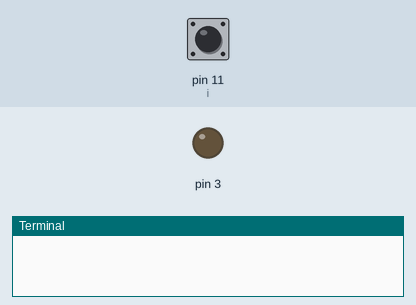
Simulated run of this program. Board: Raspberry Pi (header pin numbers). Parts: output pins drawn as LEDs (lit = HIGH), the last lines printed to the terminal. Dashed ring = blinking. The inputs (shaded band) are chosen by the test bench; at power-on: pin 11 (i) HIGH. Web requests get an empty 200 reply after 0.4 s.

Above: at 1.2 s.
1.3 s: pin 11 (i) pulled LOW for 1 s
At 1.75 s:
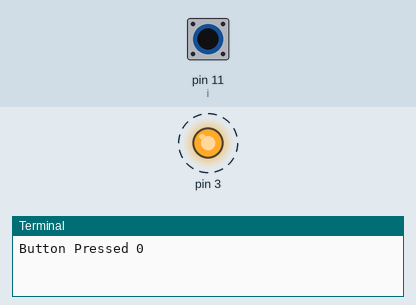
3.8 s: pin 11 (i) pulled LOW for 3.2 s
At 7.9 s:
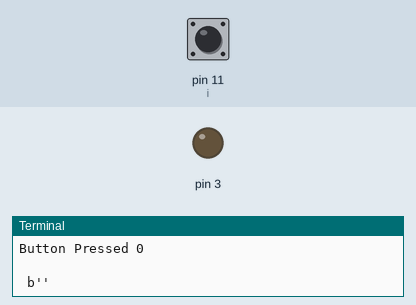
Timing chart, 0 to 9.4 s (numbered marks = the images above; inputs shaded):
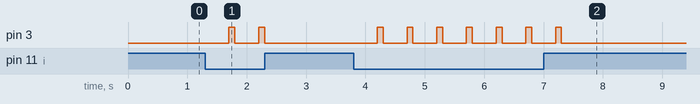

Measured:
- after the input at 1.3 s, pin 3: alternates HIGH for 0.10 s and LOW for 0.40 s, 4 changes in all, then stays LOW, starting after 0.40 s
- after the input at 3.8 s, pin 3: alternates HIGH for 0.10 s and LOW for 0.40 s, 14 changes in all, then stays LOW, starting after 0.40 s

The program:

post.py
```python
import RPi.GPIO as GPIO
import time
import urllib
import urllib2

url = "http://10.136.130.203:8000/v1/collectionProfiles/"
#url = "http://api.learn2crack.com/rpi/rpi_get.php"

GPIO.setwarnings(False)
GPIO.setmode(GPIO.BOARD)
GPIO.setup (11, GPIO.IN, pull_up_down=GPIO.PUD_UP)
GPIO.setup(3, GPIO.OUT)

while True:
	try:
		i=GPIO.input(11)
		if i == False:
			print "Button Pressed",i
			response = urllib.urlopen(url).read()
			GPIO.output(3,1)
			time.sleep(0.1)
			print "\n",response
			GPIO.output(3,0)
	except IOError:
		print "IOError"
```
